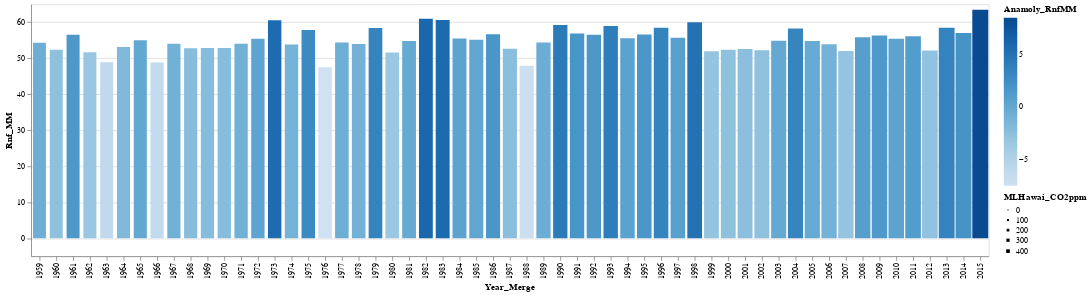

Source (notebook cell):
### Code cell
df_merged_final

alt.Chart(df_merged_final).mark_bar().encode(
    alt.X('Year_Merge:O', scale=alt.Scale(zero=False)),
    alt.Y('Rnf_MM:Q', scale=alt.Scale(zero=False, padding=1)),
    color='Anamoly_RnfMM:Q',
    size='MLHawai_CO2ppm:Q'
)

### Figure 1 — Vega-Lite specification as saved in the notebook (floating-point values rounded to 4 significant figures)
{"config": {"view": {"continuousWidth": 400, "continuousHeight": 300}}, "data": {"name": "data-bec87964546378e46fc76c89abcf4b2d"}, "mark": "bar", "encoding": {"color": {"type": "quantitative", "field": "Anamoly_RnfMM"}, "size": {"type": "quantitative", "field": "MLHawai_CO2ppm"}, "x": {"type": "ordinal", "field": "Year_Merge", "scale": {"zero": false}}, "y": {"type": "quantitative", "field": "Rnf_MM", "scale": {"padding": 1, "zero": false}}}, "$schema": "https://vega.github.io/schema/vega-lite/v4.8.1.json", "datasets": {"data-bec87964546378e46fc76c89abcf4b2d": [{"Year_Merge": 1959, "Rnf_MM": 54.3, "Anamoly_RnfMM": -0.6888, "Tmp_Cls": 6.752, "Anamoly_TmpCls": -0.4105, "CSIRO_ASLinches": 4.358, "Anamoly_CSIRO_ASLinches": -1.939, "MLHawai_CO2ppm": 316.0, "Anamoly_CO2ppm": -35.67}, {"Year_Merge": 1960, "Rnf_MM": 52.34, "Anamoly_RnfMM": -2.641, "Tmp_Cls": 6.788, "Anamoly_TmpCls": -0.3738, "CSIRO_ASLinches": 4.504, "Anamoly_CSIRO_ASLinches": -1.793, "MLHawai_CO2ppm": 316.9, "Anamoly_CO2ppm": -34.73}, {"Year_Merge": 1961, "Rnf_MM": 56.53, "Anamoly_RnfMM": 1.543, "Tmp_Cls": 6.538, "Anamoly_TmpCls": -0.6246, "CSIRO_ASLinches": 4.748, "Anamoly_CSIRO_ASLinches": -1.549, "MLHawai_CO2ppm": 317.6, "Anamoly_CO2ppm": -34.0}, {"Year_Merge": 1962, "Rnf_MM": 51.67, "Anamoly_RnfMM": -3.312, "Tmp_Cls": 6.968, "Anamoly_TmpCls": -0.1939, "CSIRO_ASLinches": 4.543, "Anamoly_CSIRO_ASLinches": -1.754, "MLHawai_CO2ppm": 318.4, "Anamoly_CO2ppm": -33.19}, {"Year_Merge": 1963, "Rnf_MM": 48.88, "Anamoly_RnfMM": -6.1, "Tmp_Cls": 7.108, "Anamoly_TmpCls": -0.05379, "CSIRO_ASLinches": 4.48, "Anamoly_CSIRO_ASLinches": -1.817, "MLHawai_CO2ppm": 319.0, "Anamoly_CO2ppm": -32.65}, {"Year_Merge": 1964, "Rnf_MM": 53.14, "Anamoly_RnfMM": -1.84, "Tmp_Cls": 6.357, "Anamoly_TmpCls": -0.8052, "CSIRO_ASLinches": 4.169, "Anamoly_CSIRO_ASLinches": -2.128, "MLHawai_CO2ppm": 319.6, "Anamoly_CO2ppm": -32.02}, {"Year_Merge": 1965, "Rnf_MM": 54.98, "Anamoly_RnfMM": -0.007966, "Tmp_Cls": 6.562, "Anamoly_TmpCls": -0.6001, "CSIRO_ASLinches": 4.61, "Anamoly_CSIRO_ASLinches": -1.687, "MLHawai_CO2ppm": 320.0, "Anamoly_CO2ppm": -31.6}, {"Year_Merge": 1966, "Rnf_MM": 48.79, "Anamoly_RnfMM": -6.193, "Tmp_Cls": 6.357, "Anamoly_TmpCls": -0.8049, "CSIRO_ASLinches": 4.398, "Anamoly_CSIRO_ASLinches": -1.9, "MLHawai_CO2ppm": 321.4, "Anamoly_CO2ppm": -30.26}, {"Year_Merge": 1967, "Rnf_MM": 54.02, "Anamoly_RnfMM": -0.961, "Tmp_Cls": 6.916, "Anamoly_TmpCls": -0.2466, "CSIRO_ASLinches": 4.453, "Anamoly_CSIRO_ASLinches": -1.844, "MLHawai_CO2ppm": 322.2, "Anamoly_CO2ppm": -29.48}, {"Year_Merge": 1968, "Rnf_MM": 52.78, "Anamoly_RnfMM": -2.208, "Tmp_Cls": 6.543, "Anamoly_TmpCls": -0.6193, "CSIRO_ASLinches": 4.484, "Anamoly_CSIRO_ASLinches": -1.813, "MLHawai_CO2ppm": 323.0, "Anamoly_CO2ppm": -28.6}, {"Year_Merge": 1969, "Rnf_MM": 52.82, "Anamoly_RnfMM": -2.168, "Tmp_Cls": 6.816, "Anamoly_TmpCls": -0.3459, "CSIRO_ASLinches": 4.752, "Anamoly_CSIRO_ASLinches": -1.545, "MLHawai_CO2ppm": 324.6, "Anamoly_CO2ppm": -27.02}, {"Year_Merge": 1970, "Rnf_MM": 52.84, "Anamoly_RnfMM": -2.149, "Tmp_Cls": 6.707, "Anamoly_TmpCls": -0.4553, "CSIRO_ASLinches": 4.677, "Anamoly_CSIRO_ASLinches": -1.62, "MLHawai_CO2ppm": 325.7, "Anamoly_CO2ppm": -25.96}, {"Year_Merge": 1971, "Rnf_MM": 54.01, "Anamoly_RnfMM": -0.9782, "Tmp_Cls": 6.316, "Anamoly_TmpCls": -0.8466, "CSIRO_ASLinches": 4.882, "Anamoly_CSIRO_ASLinches": -1.415, "MLHawai_CO2ppm": 326.3, "Anamoly_CO2ppm": -25.32}, {"Year_Merge": 1972, "Rnf_MM": 55.37, "Anamoly_RnfMM": 0.3863, "Tmp_Cls": 6.309, "Anamoly_TmpCls": -0.8527, "CSIRO_ASLinches": 5.24, "Anamoly_CSIRO_ASLinches": -1.057, "MLHawai_CO2ppm": 327.4, "Anamoly_CO2ppm": -24.19}, {"Year_Merge": 1973, "Rnf_MM": 60.52, "Anamoly_RnfMM": 5.536, "Tmp_Cls": 6.888, "Anamoly_TmpCls": -0.2746, "CSIRO_ASLinches": 5.004, "Anamoly_CSIRO_ASLinches": -1.293, "MLHawai_CO2ppm": 329.7, "Anamoly_CO2ppm": -21.96}, {"Year_Merge": 1974, "Rnf_MM": 53.78, "Anamoly_RnfMM": -1.21, "Tmp_Cls": 6.714, "Anamoly_TmpCls": -0.4485, "CSIRO_ASLinches": 5.472, "Anamoly_CSIRO_ASLinches": -0.8248, "MLHawai_CO2ppm": 330.2, "Anamoly_CO2ppm": -21.46}, {"Year_Merge": 1975, "Rnf_MM": 57.85, "Anamoly_RnfMM": 2.86, "Tmp_Cls": 6.302, "Anamoly_TmpCls": -0.8597, "CSIRO_ASLinches": 5.409, "Anamoly_CSIRO_ASLinches": -0.8878, "MLHawai_CO2ppm": 331.1, "Anamoly_CO2ppm": -20.56}, {"Year_Merge": 1976, "Rnf_MM": 47.51, "Anamoly_RnfMM": -7.474, "Tmp_Cls": 6.65, "Anamoly_TmpCls": -0.512, "CSIRO_ASLinches": 5.37, "Anamoly_CSIRO_ASLinches": -0.9271, "MLHawai_CO2ppm": 332.1, "Anamoly_CO2ppm": -19.59}, {"Year_Merge": 1977, "Rnf_MM": 54.33, "Anamoly_RnfMM": -0.6563, "Tmp_Cls": 7.309, "Anamoly_TmpCls": 0.1469, "CSIRO_ASLinches": 5.303, "Anamoly_CSIRO_ASLinches": -0.9941, "MLHawai_CO2ppm": 333.8, "Anamoly_CO2ppm": -17.86}, {"Year_Merge": 1978, "Rnf_MM": 53.98, "Anamoly_RnfMM": -1.008, "Tmp_Cls": 6.928, "Anamoly_TmpCls": -0.2342, "CSIRO_ASLinches": 5.555, "Anamoly_CSIRO_ASLinches": -0.7421, "MLHawai_CO2ppm": 335.4, "Anamoly_CO2ppm": -16.23}, {"Year_Merge": 1979, "Rnf_MM": 58.36, "Anamoly_RnfMM": 3.37, "Tmp_Cls": 6.689, "Anamoly_TmpCls": -0.4732, "CSIRO_ASLinches": 5.362, "Anamoly_CSIRO_ASLinches": -0.935, "MLHawai_CO2ppm": 336.8, "Anamoly_CO2ppm": -14.86}, {"Year_Merge": 1980, "Rnf_MM": 51.57, "Anamoly_RnfMM": -3.414, "Tmp_Cls": 7.156, "Anamoly_TmpCls": -0.006148, "CSIRO_ASLinches": 5.598, "Anamoly_CSIRO_ASLinches": -0.6988, "MLHawai_CO2ppm": 338.7, "Anamoly_CO2ppm": -12.96}, {"Year_Merge": 1981, "Rnf_MM": 54.8, "Anamoly_RnfMM": -0.1876, "Tmp_Cls": 7.861, "Anamoly_TmpCls": 0.6986, "CSIRO_ASLinches": 6.087, "Anamoly_CSIRO_ASLinches": -0.2106, "MLHawai_CO2ppm": 340.1, "Anamoly_CO2ppm": -11.54}, {"Year_Merge": 1982, "Rnf_MM": 60.98, "Anamoly_RnfMM": 5.991, "Tmp_Cls": 6.478, "Anamoly_TmpCls": -0.6837, "CSIRO_ASLinches": 5.858, "Anamoly_CSIRO_ASLinches": -0.4389, "MLHawai_CO2ppm": 341.4, "Anamoly_CO2ppm": -10.2}, {"Year_Merge": 1983, "Rnf_MM": 60.6, "Anamoly_RnfMM": 5.612, "Tmp_Cls": 6.971, "Anamoly_TmpCls": -0.191, "CSIRO_ASLinches": 6.189, "Anamoly_CSIRO_ASLinches": -0.1082, "MLHawai_CO2ppm": 343.0, "Anamoly_CO2ppm": -8.607}, {"Year_Merge": 1984, "Rnf_MM": 55.44, "Anamoly_RnfMM": 0.4597, "Tmp_Cls": 6.77, "Anamoly_TmpCls": -0.392, "CSIRO_ASLinches": 6.154, "Anamoly_CSIRO_ASLinches": -0.1437, "MLHawai_CO2ppm": 344.6, "Anamoly_CO2ppm": -7.057}, {"Year_Merge": 1985, "Rnf_MM": 55.14, "Anamoly_RnfMM": 0.152, "Tmp_Cls": 6.578, "Anamoly_TmpCls": -0.5837, "CSIRO_ASLinches": 5.748, "Anamoly_CSIRO_ASLinches": -0.5492, "MLHawai_CO2ppm": 346.0, "Anamoly_CO2ppm": -5.597}, {"Year_Merge": 1986, "Rnf_MM": 56.68, "Anamoly_RnfMM": 1.699, "Tmp_Cls": 7.542, "Anamoly_TmpCls": 0.3797, "CSIRO_ASLinches": 5.772, "Anamoly_CSIRO_ASLinches": -0.5256, "MLHawai_CO2ppm": 347.4, "Anamoly_CO2ppm": -4.247}, {"Year_Merge": 1987, "Rnf_MM": 52.63, "Anamoly_RnfMM": -2.354, "Tmp_Cls": 7.718, "Anamoly_TmpCls": 0.556, "CSIRO_ASLinches": 5.795, "Anamoly_CSIRO_ASLinches": -0.5019, "MLHawai_CO2ppm": 349.2, "Anamoly_CO2ppm": -2.477}, {"Year_Merge": 1988, "Rnf_MM": 47.88, "Anamoly_RnfMM": -7.108, "Tmp_Cls": 7.334, "Anamoly_TmpCls": 0.1723, "CSIRO_ASLinches": 5.98, "Anamoly_CSIRO_ASLinches": -0.3169, "MLHawai_CO2ppm": 351.6, "Anamoly_CO2ppm": -0.07719}, {"Year_Merge": 1989, "Rnf_MM": 54.38, "Anamoly_RnfMM": -0.6059, "Tmp_Cls": 6.853, "Anamoly_TmpCls": -0.3093, "CSIRO_ASLinches": 6.157, "Anamoly_CSIRO_ASLinches": -0.1397, "MLHawai_CO2ppm": 353.1, "Anamoly_CO2ppm": 1.433}, {"Year_Merge": 1990, "Rnf_MM": 59.24, "Anamoly_RnfMM": 4.254, "Tmp_Cls": 7.451, "Anamoly_TmpCls": 0.2891, "CSIRO_ASLinches": 6.232, "Anamoly_CSIRO_ASLinches": -0.06493, "MLHawai_CO2ppm": 354.4, "Anamoly_CO2ppm": 2.713}, {"Year_Merge": 1991, "Rnf_MM": 56.85, "Anamoly_RnfMM": 1.863, "Tmp_Cls": 7.566, "Anamoly_TmpCls": 0.4037, "CSIRO_ASLinches": 6.335, "Anamoly_CSIRO_ASLinches": 0.03744, "MLHawai_CO2ppm": 355.6, "Anamoly_CO2ppm": 3.933}, {"Year_Merge": 1992, "Rnf_MM": 56.48, "Anamoly_RnfMM": 1.499, "Tmp_Cls": 7.069, "Anamoly_TmpCls": -0.09295, "CSIRO_ASLinches": 6.358, "Anamoly_CSIRO_ASLinches": 0.06106, "MLHawai_CO2ppm": 356.4, "Anamoly_CO2ppm": 4.743}, {"Year_Merge": 1993, "Rnf_MM": 58.93, "Anamoly_RnfMM": 3.948, "Tmp_Cls": 7.096, "Anamoly_TmpCls": -0.06578, "CSIRO_ASLinches": 6.291, "Anamoly_CSIRO_ASLinches": -0.005871, "MLHawai_CO2ppm": 357.1, "Anamoly_CO2ppm": 5.433}, {"Year_Merge": 1994, "Rnf_MM": 55.55, "Anamoly_RnfMM": 0.5642, "Tmp_Cls": 7.377, "Anamoly_TmpCls": 0.2148, "CSIRO_ASLinches": 6.5, "Anamoly_CSIRO_ASLinches": 0.2028, "MLHawai_CO2ppm": 358.8, "Anamoly_CO2ppm": 7.183}, {"Year_Merge": 1995, "Rnf_MM": 56.57, "Anamoly_RnfMM": 1.586, "Tmp_Cls": 7.484, "Anamoly_TmpCls": 0.3218, "CSIRO_ASLinches": 6.618, "Anamoly_CSIRO_ASLinches": 0.3209, "MLHawai_CO2ppm": 360.8, "Anamoly_CO2ppm": 9.163}, {"Year_Merge": 1996, "Rnf_MM": 58.43, "Anamoly_RnfMM": 3.441, "Tmp_Cls": 6.731, "Anamoly_TmpCls": -0.4315, "CSIRO_ASLinches": 6.787, "Anamoly_CSIRO_ASLinches": 0.4902, "MLHawai_CO2ppm": 362.6, "Anamoly_CO2ppm": 10.95}, {"Year_Merge": 1997, "Rnf_MM": 55.71, "Anamoly_RnfMM": 0.7273, "Tmp_Cls": 7.091, "Anamoly_TmpCls": -0.07145, "CSIRO_ASLinches": 7.067, "Anamoly_CSIRO_ASLinches": 0.7697, "MLHawai_CO2ppm": 363.7, "Anamoly_CO2ppm": 12.07}, {"Year_Merge": 1998, "Rnf_MM": 59.98, "Anamoly_RnfMM": 4.991, "Tmp_Cls": 8.098, "Anamoly_TmpCls": 0.9355, "CSIRO_ASLinches": 6.665, "Anamoly_CSIRO_ASLinches": 0.3681, "MLHawai_CO2ppm": 366.6, "Anamoly_CO2ppm": 15.01}, {"Year_Merge": 1999, "Rnf_MM": 51.96, "Anamoly_RnfMM": -3.029, "Tmp_Cls": 7.287, "Anamoly_TmpCls": 0.1244, "CSIRO_ASLinches": 7.012, "Anamoly_CSIRO_ASLinches": 0.7146, "MLHawai_CO2ppm": 368.3, "Anamoly_CO2ppm": 16.69}, {"Year_Merge": 2000, "Rnf_MM": 52.33, "Anamoly_RnfMM": -2.657, "Tmp_Cls": 7.496, "Anamoly_TmpCls": 0.3342, "CSIRO_ASLinches": 7.063, "Anamoly_CSIRO_ASLinches": 0.7658, "MLHawai_CO2ppm": 369.5, "Anamoly_CO2ppm": 17.88}, {"Year_Merge": 2001, "Rnf_MM": 52.54, "Anamoly_RnfMM": -2.448, "Tmp_Cls": 7.633, "Anamoly_TmpCls": 0.4711, "CSIRO_ASLinches": 7.287, "Anamoly_CSIRO_ASLinches": 0.9902, "MLHawai_CO2ppm": 371.1, "Anamoly_CO2ppm": 19.49}, {"Year_Merge": 2002, "Rnf_MM": 52.22, "Anamoly_RnfMM": -2.761, "Tmp_Cls": 7.795, "Anamoly_TmpCls": 0.6328, "CSIRO_ASLinches": 7.382, "Anamoly_CSIRO_ASLinches": 1.085, "MLHawai_CO2ppm": 373.2, "Anamoly_CO2ppm": 21.58}, {"Year_Merge": 2003, "Rnf_MM": 54.82, "Anamoly_RnfMM": -0.1645, "Tmp_Cls": 7.73, "Anamoly_TmpCls": 0.5677, "CSIRO_ASLinches": 7.76, "Anamoly_CSIRO_ASLinches": 1.463, "MLHawai_CO2ppm": 375.8, "Anamoly_CO2ppm": 24.13}, {"Year_Merge": 2004, "Rnf_MM": 58.26, "Anamoly_RnfMM": 3.275, "Tmp_Cls": 7.714, "Anamoly_TmpCls": 0.5514, "CSIRO_ASLinches": 7.74, "Anamoly_CSIRO_ASLinches": 1.443, "MLHawai_CO2ppm": 377.5, "Anamoly_CO2ppm": 25.85}, {"Year_Merge": 2005, "Rnf_MM": 54.75, "Anamoly_RnfMM": -0.2321, "Tmp_Cls": 7.931, "Anamoly_TmpCls": 0.7689, "CSIRO_ASLinches": 7.744, "Anamoly_CSIRO_ASLinches": 1.447, "MLHawai_CO2ppm": 379.8, "Anamoly_CO2ppm": 28.16}, {"Year_Merge": 2006, "Rnf_MM": 53.84, "Anamoly_RnfMM": -1.14, "Tmp_Cls": 7.972, "Anamoly_TmpCls": 0.8096, "CSIRO_ASLinches": 7.917, "Anamoly_CSIRO_ASLinches": 1.62, "MLHawai_CO2ppm": 381.9, "Anamoly_CO2ppm": 30.26}, {"Year_Merge": 2007, "Rnf_MM": 51.98, "Anamoly_RnfMM": -3.001, "Tmp_Cls": 7.879, "Anamoly_TmpCls": 0.7173, "CSIRO_ASLinches": 7.996, "Anamoly_CSIRO_ASLinches": 1.699, "MLHawai_CO2ppm": 383.8, "Anamoly_CO2ppm": 32.12}, {"Year_Merge": 2008, "Rnf_MM": 55.85, "Anamoly_RnfMM": 0.8619, "Tmp_Cls": 6.99, "Anamoly_TmpCls": -0.1719, "CSIRO_ASLinches": 8.35, "Anamoly_CSIRO_ASLinches": 2.053, "MLHawai_CO2ppm": 385.6, "Anamoly_CO2ppm": 33.95}, {"Year_Merge": 2009, "Rnf_MM": 56.33, "Anamoly_RnfMM": 1.343, "Tmp_Cls": 7.167, "Anamoly_TmpCls": 0.005276, "CSIRO_ASLinches": 8.587, "Anamoly_CSIRO_ASLinches": 2.289, "MLHawai_CO2ppm": 387.4, "Anamoly_CO2ppm": 35.73}, {"Year_Merge": 2010, "Rnf_MM": 55.44, "Anamoly_RnfMM": 0.4514, "Tmp_Cls": 7.591, "Anamoly_TmpCls": 0.4292, "CSIRO_ASLinches": 8.902, "Anamoly_CSIRO_ASLinches": 2.604, "MLHawai_CO2ppm": 389.9, "Anamoly_CO2ppm": 38.21}, {"Year_Merge": 2011, "Rnf_MM": 56.06, "Anamoly_RnfMM": 1.079, "Tmp_Cls": 7.548, "Anamoly_TmpCls": 0.386, "CSIRO_ASLinches": 8.965, "Anamoly_CSIRO_ASLinches": 2.667, "MLHawai_CO2ppm": 391.6, "Anamoly_CO2ppm": 39.99}, {"Year_Merge": 2012, "Rnf_MM": 52.16, "Anamoly_RnfMM": -2.829, "Tmp_Cls": 8.174, "Anamoly_TmpCls": 1.012, "CSIRO_ASLinches": 9.327, "Anamoly_CSIRO_ASLinches": 3.03, "MLHawai_CO2ppm": 393.8, "Anamoly_CO2ppm": 42.18}, {"Year_Merge": 2013, "Rnf_MM": 58.49, "Anamoly_RnfMM": 3.506, "Tmp_Cls": 7.329, "Anamoly_TmpCls": 0.1673, "CSIRO_ASLinches": 8.98, "Anamoly_CSIRO_ASLinches": 2.683, "MLHawai_CO2ppm": 396.5, "Anamoly_CO2ppm": 44.84}, {"Year_Merge": 2014, "Rnf_MM": 57.03, "Anamoly_RnfMM": 2.047, "Tmp_Cls": 7.782, "Anamoly_TmpCls": 0.6203, "CSIRO_ASLinches": 8.98, "Anamoly_CSIRO_ASLinches": 2.683, "MLHawai_CO2ppm": 398.6, "Anamoly_CO2ppm": 46.97}, {"Year_Merge": 2015, "Rnf_MM": 63.47, "Anamoly_RnfMM": 8.481, "Tmp_Cls": 8.481, "Anamoly_TmpCls": 1.319, "CSIRO_ASLinches": 8.98, "Anamoly_CSIRO_ASLinches": 2.683, "MLHawai_CO2ppm": 400.8, "Anamoly_CO2ppm": 49.19}]}}
